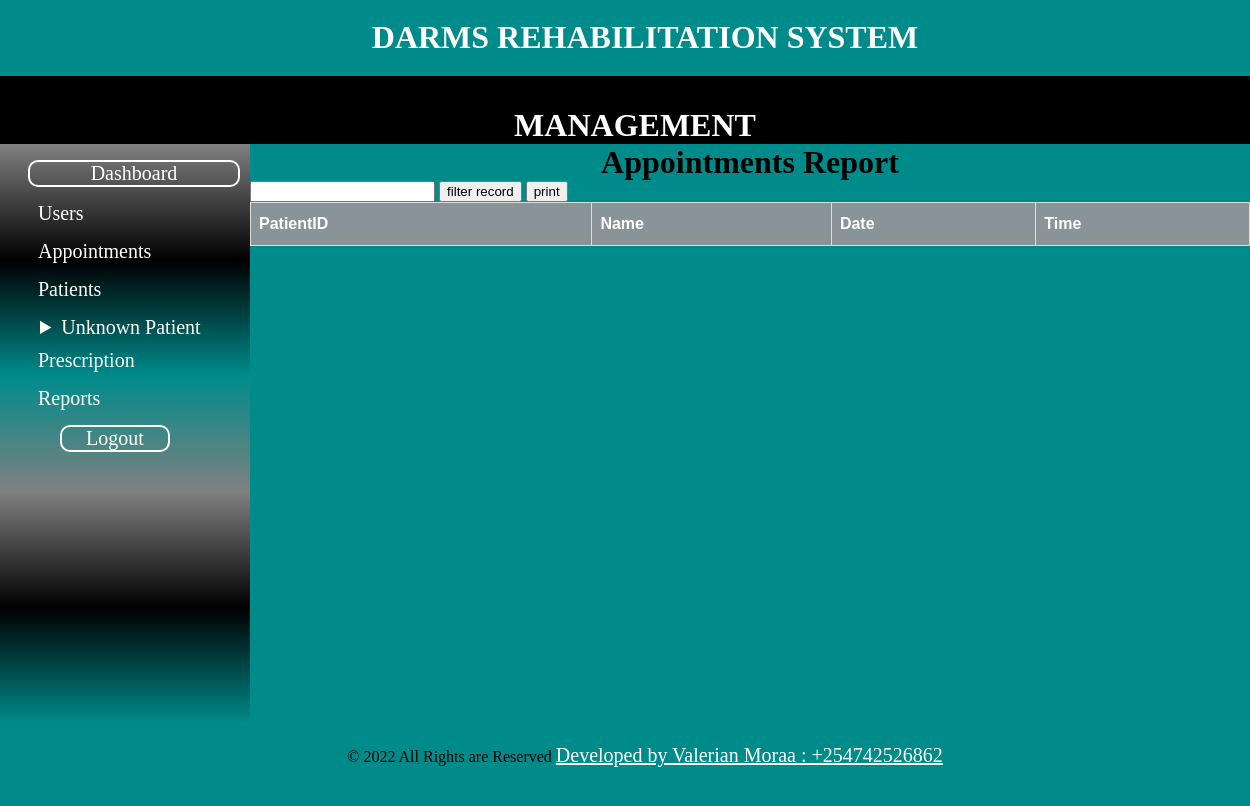
Page /admin/filter_totalapps.php on the earlier database version.
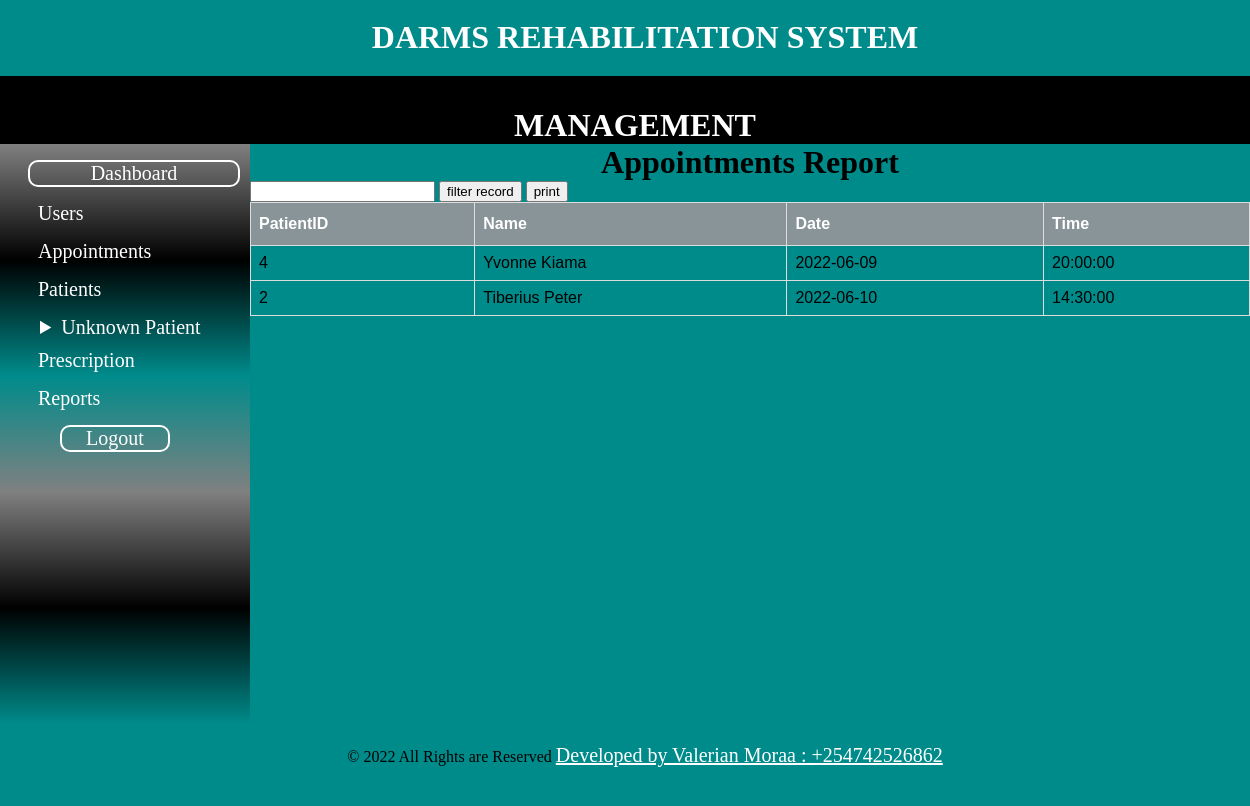
Same page on the later database version.
### tables this page shows
CREATE TABLE `appointment` (
  `appointment_id` int(10) NOT NULL,
  `doctorid` int(10) NOT NULL,
  `patientid` int(10) NOT NULL,
  `appointment_date` date NOT NULL,
  `appointment_time` time NOT NULL,
  `createdat` date DEFAULT NULL
);

CREATE TABLE `patient` (
  `patient_id` int(10) NOT NULL,
  `patient_name` varchar(100) NOT NULL,
  `patient_email` varchar(100) DEFAULT NULL,
  `patient_mobile` varchar(100) DEFAULT NULL,
  `patient_gender` varchar(50) NOT NULL,
  `Date_of_birth` date NOT NULL,
  `guardian` varchar(100) DEFAULT NULL,
  `patient_address` varchar(100) DEFAULT NULL,
  `createdat` date DEFAULT NULL
);

### admin/filter_totalapps.php (the view, shortened to what this page needs)
<?php include "includes/header.php"; ?>
<?php include "includes/navigation.php"; ?>
<?php include "includes/sidebar.php"; ?>
<div class="article">
    <h1 id="titleoftable">Appointments Report</h1>
    <form method="post">
        <input type="text" name="search_data" />
        <input type="submit" name="search_detail" value="filter record" />
        <input type="button" onclick="windows.print()" value="print" />
    </form>
    <table id="appointments">
        <thead>
            <th>PatientID</th>
            <th>Name</th>
            <th>Date</th>
            <th>Time</th>
        </thead>
        <tbody>
            <?php
            $db = mysqli_connect('localhost', 'Valerian', '#Valeriephyl254', 'darms');
            $query = "SELECT * FROM appointment JOIN patient ON appointment.patientid=patient.patient_id AND appointment_date LIKE '%$search_totalapps%'";
            $select_all_appointments = mysqli_query($db, $query);
            while ($row = mysqli_fetch_assoc($select_all_appointments)) {
                $patient= $row['patientid'];
                $name= $row['patient_name'];
                $date = $row['appointment_date'];
                $time = $row['appointment_time'];
                echo "<tr>";
                echo "<td>{$patient}</td>";
                echo "<td>{$name}</td>";
                echo "<td>{$date}</td>";
                echo "<td>{$time}</td>";
                echo "</tr>";
            }
            ?>
        </tbody>
    </table>
</div>
<?php include "includes/footer.php"; ?>

Differences in the rows shown:
added appointment: patientid "4", patientid.patient_name "Yvonne Kiama", appointment_date "2022-06-09", appointment_time "20:00:00"
added appointment: patientid "2", patientid.patient_name "Tiberius Peter", appointment_date "2022-06-10", appointment_time "14:30:00"
